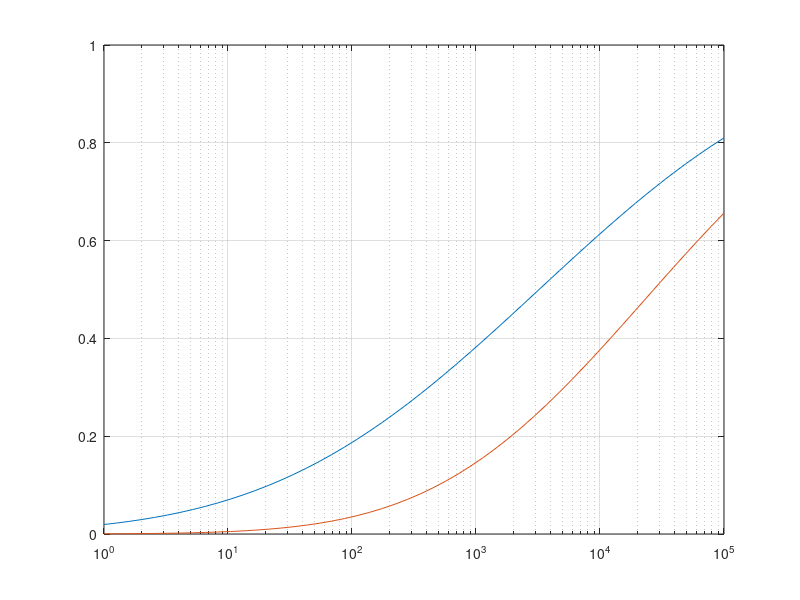

Source code (MATLAB):
x = logspace(0, 5);

y = normcdf(log(x*0.00031)/3.91);

figure
semilogx(x, y);
hold on;
grid on;
semilogx(x, y.^2)